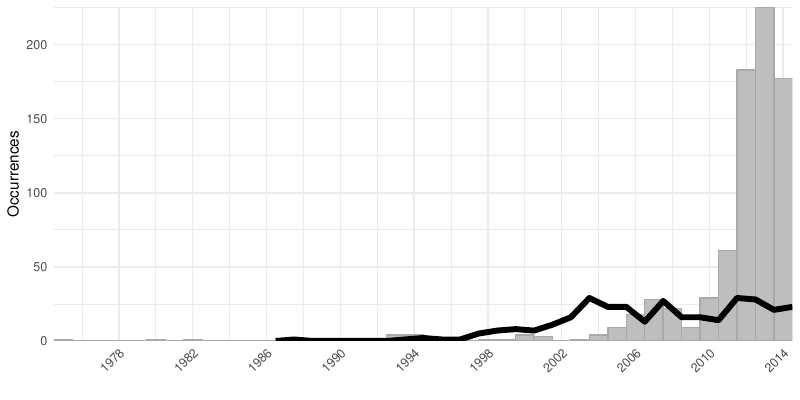

The R source for this figure:
#######################################################################################
### source in the setup.R script using the path on your computer
source('setup.R')

### Load data
load('textData.rda')
load('analysisData.rda')
#######################################################################################

###################################################################
# ICSID dispute variables
icsidVars=c('iDisp', 'iDispB', 'iDispC', 'iDispBC')
icsidData=aData[,c('ccode', 'cname', 'year', icsidVars)]

# Aggregate to yearly level
aggForm=formula(paste0(paste(icsidVars, collapse=' + ' ), ' ~ year'))
icsidYrData=summaryBy(aggForm, data=icsidData, FUN=sum, keep.names=TRUE)
###################################################################

###################################################################
# Convert dates to year month format
textData$date=as.Date(as.yearmon(textData$date))
textData$year=num(format(textData$date, "%Y"))
textData=na.omit(textData)
###################################################################

###################################################################
# yearly level
textData = textData[textData$year<=2014,]

tmp=ggplot(textData, aes(x=year)) + 
	geom_histogram(stat='bin', binwidth=1, fill='grey', color='darkgrey') + 
	scale_y_continuous('Occurrences', expand=c(0,0)) + 
	scale_x_continuous('', expand=c(0,0), labels=seq(1970, 2014, 4), breaks=seq(1970, 2014, 4)) + 
	geom_line(data=icsidYrData, aes(x=year+.5, y=iDisp), lwd=2) + 
	theme(
		axis.text.x=element_text(angle=45, hjust=1),
		axis.title.y=element_text(vjust=1),
		# panel.grid=element_blank(),
		axis.ticks=element_blank(),
		panel.border = element_blank()
		# axis.line = element_line(color = 'black')
	)
ggsave(tmp, file='fig2.pdf', width=8, height=4)
###################################################################